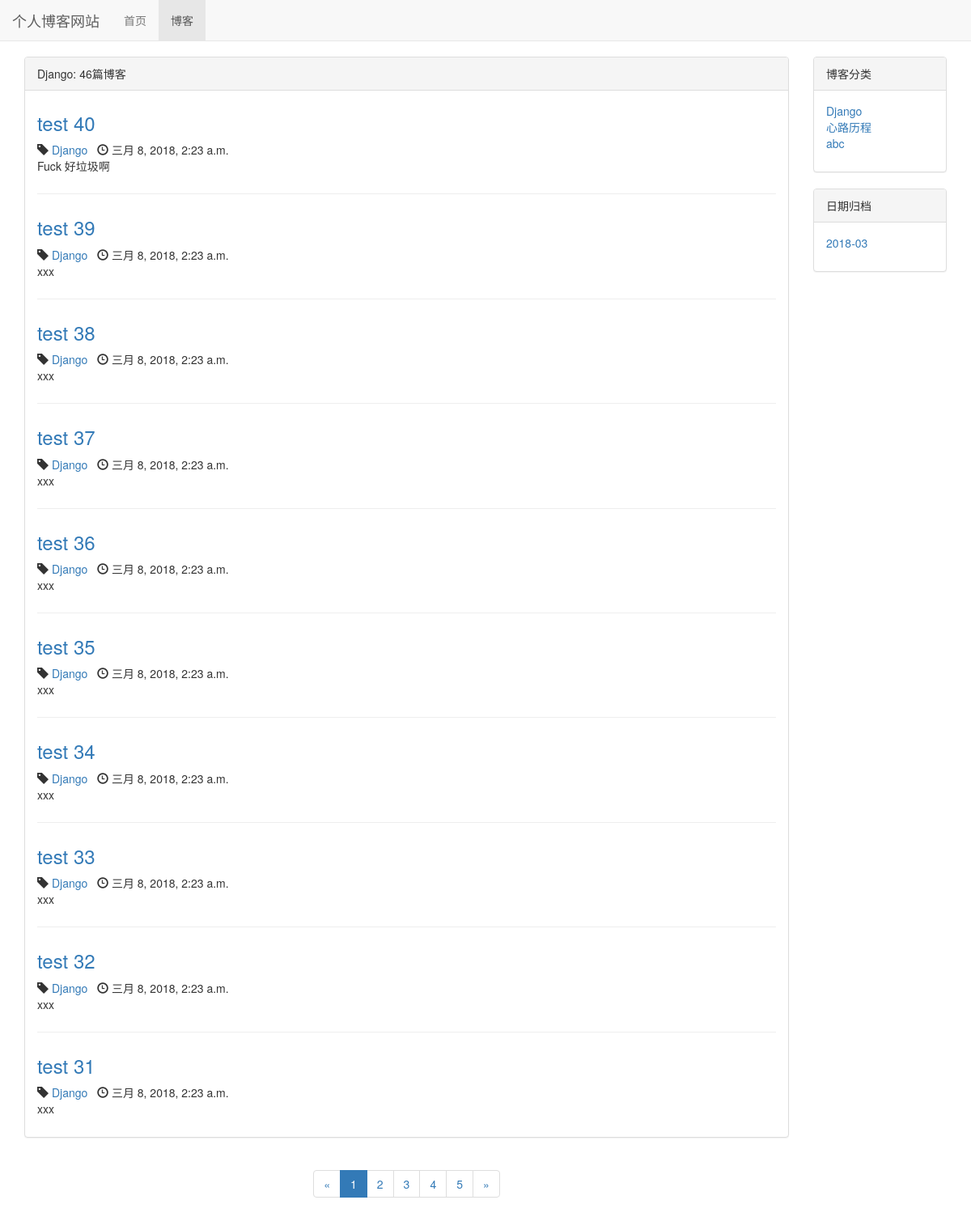
The page /blog/type/1 on the database its author committed.
### blog/models.py (models this page shows, shortened)
class BlogType(models.Model):
    type_name = models.CharField(max_length=30)
    def __str__(self):
        return self.type_name

class Blog(models.Model, ReadNumExpandMethod):
    title = models.CharField(max_length=50)
    blog_type = models.ForeignKey(BlogType, on_delete=models.DO_NOTHING)
    content = RichTextUploadingField()
    author = models.ForeignKey(User, on_delete=models.DO_NOTHING)
    create_time = models.DateTimeField(auto_now_add=True)
    last_updated_time = models.DateTimeField(auto_now=True)
    class Meta:
        ordering = ['-create_time']

### blog/views.py (the view)
# urls.py: path('type/<int:blog_type_pk>', views.blogs_with_type, name="blogs_with_type"),
def blogs_with_type(request, blog_type_pk):
    blog_type = get_object_or_404(BlogType, pk=blog_type_pk)
    blogs_all_list = Blog.objects.filter(blog_type=blog_type)
    paginator = Paginator(blogs_all_list, 10)  # 十个博客进行分页
    page_num = request.GET.get('page', 1)  # get请求获取页码
    page_of_blogs = paginator.get_page(page_num)
    current_page = page_of_blogs.number
    if paginator.num_pages == 1:
        page_range = [1]
    elif current_page == 1 or current_page == 2:
        if paginator.num_pages <= 5:
            page_range = list(range(1, paginator.num_pages))
        else:
            page_range = list([1, 2, 3, 4, 5])
    elif current_page == paginator.num_pages or current_page == paginator.num_pages - 1:
        if paginator.num_pages <= 5:
            page_range = list(range(1, paginator.num_pages))
        else:
            page_range = list([paginator.num_pages - 4, paginator.num_pages - 3, paginator.num_pages - 2,
                               paginator.num_pages - 1, paginator.num_pages])
    else:
        page_range = list(range(max(current_page - 1, 1), current_page)) + \
                     list(range(current_page, min(current_page + 1, paginator.num_pages) + 1))
    if page_range and page_range[0] >= 3:
        page_range.insert(0, '...')
    if page_range and paginator.num_pages - page_range[-1] >= 2:
        page_range.append('...')
    if page_range and page_range[0] != 1:
        page_range.insert(0, 1)
    if page_range and page_range[-1] != paginator.num_pages:
        page_range.append(paginator.num_pages)
    context = {}
    context['blog_dates'] = Blog.objects.dates(
        'create_time', 'month', order='DESC')
    context['blog_type'] = blog_type
    context['blogs'] = page_of_blogs.object_list
    context['page_of_blogs'] = page_of_blogs
    context['blog_types'] = BlogType.objects.all()
    context['page_range'] = page_range
    context['blogs_all_list'] = blogs_all_list
    return render_to_response('blogs_with_type.html', context)

### templates/blogs_with_type.html (shortened to what this page needs)
{% extends 'blog_list.html' %}
{% block blog_list_title %}
    {{ blog_type.type_name }}:
{% endblock %}
{% block sum_up %}{{ blogs_all_list.count }}{% endblock %}

### templates/blog_list.html (shortened to what this page needs)
{% extends 'base.html' %}
{% block nav_blog_active %}active{% endblock %}
{% block head_extrends %}
    <link rel="stylesheet" href="/static/blog.css"
{% endblock %}
{% block content %}
    <div class="container">
        <div class="row">
            <div class="col-sm-8 col-md-9 col-lg-10">
                <div class="panel panel-default">
                    <div class="panel-heading">{% block blog_list_title %}博客列表:共{% endblock %}
                        {% block sum_up %}{{ page_of_blogs.paginator.count }}{% endblock %}篇博客
                    </div>
                    <div class="panel-body">
                        {% for blog in blogs %}
                            <div class="blog">
                                <h3><a href="/blog/{{ blog.pk }}">
                                    {{ blog.title }}
                                </a></h3>
                                <p class="blog-info">
                                    <span class="glyphicon glyphicon-tag"></span>
                                    <a href="/blog/type/{{ blog.blog_type_id }}">{{ blog.blog_type }}</a>
                                    <span class="glyphicon glyphicon-time"></span>
                                    {{ blog.create_time }}
                                </p>
                                <p>{{ blog.content|striptags|truncatechars:132 }}</p>
                            </div>
                        {% empty %}
                            <div class="blog">
                                <h3><p>暂无博客，敬请期待</p></h3>
                            </div>
                        {% endfor %}
                    </div>
                </div>
                <div class="paginator">
                    <ul class="pagination">
                        <li>
                            {% if page_of_blogs.has_previous %}
                                <a href="?page={{ page_of_blogs.previous_page_number }}" aria-label="Previous">
                                    <span aria-hidden="true">&laquo;</span>
                                </a>
                            {% else %}
                                <span aria-hidden="true">&laquo;</span>
                            {% endif %}
                        </li>
                        {% for page_num in page_range %}
                            {% if page_num == page_of_blogs.number %}
                                <li class="active"><a href="?page={{ page_num }}">{{ page_num }}</a></li>
                            {% else %}
                                {% if page_num == '...' %}
                                    <li><span>{{ page_num }}</span></li>
                                {% else %}
                                    <li><a href="?page={{ page_num }}">{{ page_num }}</a></li>
                                {% endif %}
                            {% endif %}
                        {% endfor %}
                        <li>
                            {% if page_of_blogs.has_next %}
                                <a href="?page={{ page_of_blogs.next_page_number }}" aria-label="Next">
                                    <span aria-hidden="true">&raquo;</span>
                                </a>
                            {% else %}
                                <span aria-hidden="true">&raquo;</span>
                            {% endif %}
                        </li>
                    </ul>
                </div>
            </div>
            <div class="hidden-xs col-sm-4 col-md-3 col-lg-2 ">
                <div class="panel panel-default">
                    <div class="panel-heading">博客分类</div>
                    <div class="panel-body">
                        <ul class="blog-types">
                            {% for blog_type in blog_types %}
                                <li>
                                    <a href="/blog/type/{{ blog_type.id }}">{{ blog_type.type_name }}</a>
                                </li>
                            {% empty %}
                                <li>暂无分类</li>
                            {% endfor %}
                        </ul>
                    </div>
                </div>
                <div class="panel panel-default">
                    <div class="panel-heading">日期归档</div>
                    <div class="panel-body">
                        <ul class="blog-types">
                            {% for blog_date in blog_dates %}
                                <li>
                                    <a href="{%url 'blogs_with_date' blog_date.year blog_date.month %}">
                                        {{ blog_date|date:"Y-m" }}
                                    </a>
                                </li>
                            {% empty %}
                                <li>暂无分类</li>
                            {% endfor %}
                        </ul>
                    </div>
                </div>
            </div>
        </div>
    </div>
{% endblock %}

### static/base.css (style rules this page uses)
* { margin: 0; padding: 0; }
body { margin-top: 70px !important; }
ul { list-style-type: none !important; }

### static/blog.css (style rules this page uses)
ul.blog-types { list-style-type: none; }
div.blog:not(:last-child) { margin-bottom: 2em; padding-bottom: 1em; border-bottom: 1px solid #eee; }
div.blog h3 { margin-top: 0.5em; }
div.blog p.blog-info { margin-bottom: 0; }
div.paginator { text-align: center; }

### rows shown on the page
BlogType: type_name "Django"
Blog: title "test 40", blog_type "Django", create_time "三月 8, 2018, 2:23 a.m.", content "Fuck 好垃圾啊"
Blog: title "test 39", blog_type "Django", create_time "三月 8, 2018, 2:23 a.m.", content "xxx"
Blog: title "test 38", blog_type "Django", create_time "三月 8, 2018, 2:23 a.m.", content "xxx"
Blog: title "test 37", blog_type "Django", create_time "三月 8, 2018, 2:23 a.m.", content "xxx"
Blog: title "test 36", blog_type "Django", create_time "三月 8, 2018, 2:23 a.m.", content "xxx"
Blog: title "test 35", blog_type "Django", create_time "三月 8, 2018, 2:23 a.m.", content "xxx"
Blog: title "test 34", blog_type "Django", create_time "三月 8, 2018, 2:23 a.m.", content "xxx"
Blog: title "test 33", blog_type "Django", create_time "三月 8, 2018, 2:23 a.m.", content "xxx"
Blog: title "test 32", blog_type "Django", create_time "三月 8, 2018, 2:23 a.m.", content "xxx"
Blog: title "test 31", blog_type "Django", create_time "三月 8, 2018, 2:23 a.m.", content "xxx"
BlogType: type_name "心路历程"
BlogType: type_name "abc"

### other values the page prints
{{ blogs_all_list.count }} "46"
{{ page_num }} "1"
{{ page_num }} "2" "3" "4" "5"
{{ blog_date|date:"Y-m" }} "2018-03"
